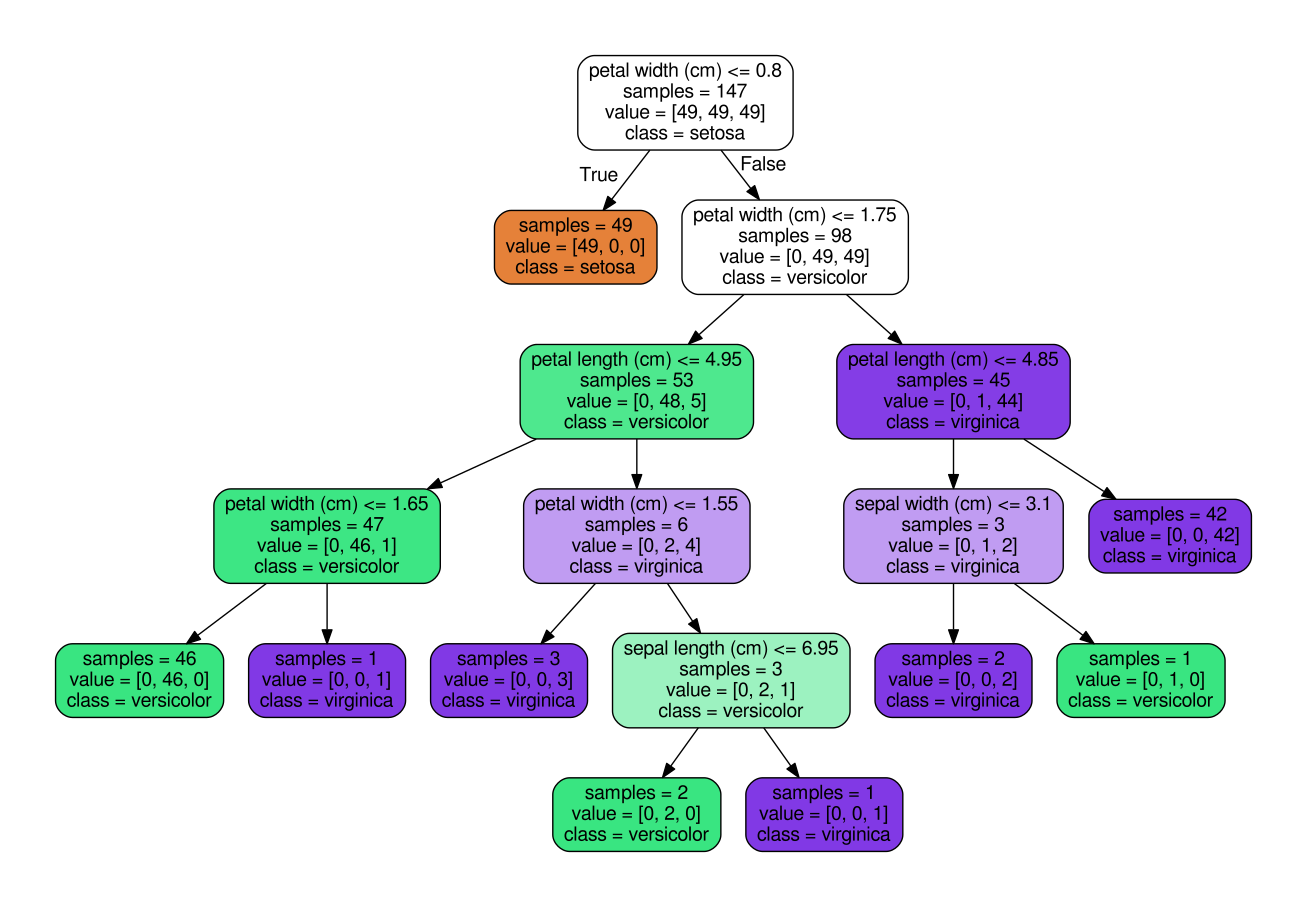

Recreate this plot in Python.
# coding=UTF-8
import numpy as np
from sklearn.datasets import load_iris
from sklearn import tree

iris = load_iris()
# print iris.feature_names
# print iris.target_names
# print iris.data[0]
# print iris.target[0]

# for i in range(len(iris.target)):
#    print ("Exemplo: " + str(i) + "\nCaracterísticas: " + str(iris.data[i]) +
#    "\nRótulo: " + str(iris.target[i]) + "\n")

test_index = [0, 50, 100]

# dados de treinamento
train_target = np.delete(iris.target, test_index)
train_data = np.delete(iris.data, test_index, axis=0)

# dados de teste
test_target = iris.target[test_index]
test_data = iris.data[test_index]

# classificador
classificador = tree.DecisionTreeClassifier()
classificador.fit(train_data, train_target)

print classificador.predict(test_data)

# gerar pdf
import pydotplus

dot_data = tree.export_graphviz(classificador,
			out_file = None,
			feature_names = iris.feature_names,
 			class_names = iris.target_names,
			filled = True, rounded = True,
			impurity = False)

graph = pydotplus.graph_from_dot_data(dot_data)
graph.write_pdf("iris.pdf")
